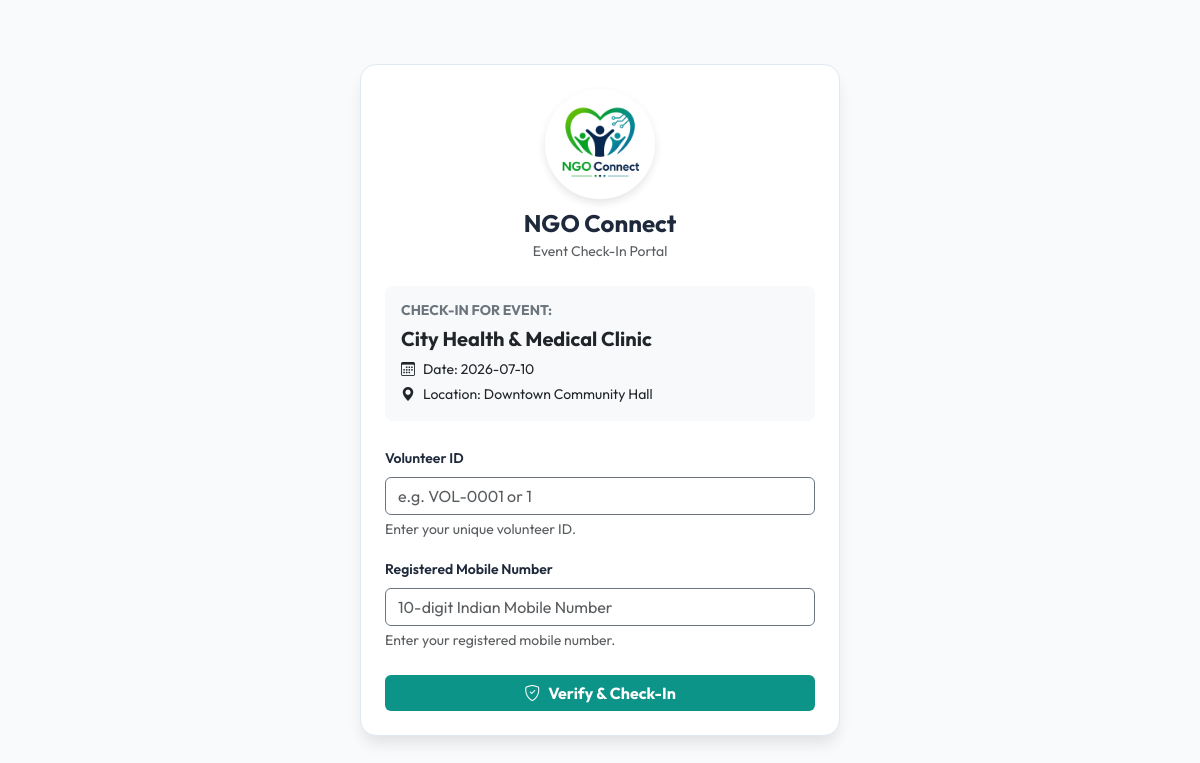
The app's page /attendance/scan/1 with its own data.
### models.py (models this page shows, shortened)
class Event(db.Model):
    __tablename__ = 'events'
    id = db.Column(db.Integer, primary_key=True)
    name = db.Column(db.String(150), nullable=False)
    description = db.Column(db.Text, nullable=False)
    category = db.Column(db.String(50), nullable=False)  # 'Medical Camp', 'Education', 'Disaster Relief', 'Food Drive', 'Fundraising', 'Environment', 'Other'
    date = db.Column(db.Date, nullable=False)
    time = db.Column(db.Time, nullable=False)
    venue = db.Column(db.String(150), nullable=False)
    required_volunteers = db.Column(db.Integer, nullable=False, default=1)
    status = db.Column(db.String(20), nullable=False, default='Upcoming')  # 'Upcoming', 'Completed', 'Closed'
    @property
    def assigned_count(self):
        if hasattr(self, '_assigned_count'):
            return self._assigned_count
        return VolunteerApplication.query.filter(
            VolunteerApplication.event_id == self.id,
            VolunteerApplication.status.in_(['Applied', 'Approved'])
        ).count()
    applications = db.relationship('VolunteerApplication', backref='event', lazy='dynamic', cascade="all, delete-orphan")
    attendance = db.relationship('Attendance', backref='event', lazy='dynamic', cascade="all, delete-orphan")
    allocations = db.relationship('ResourceAllocation', backref='event', lazy='dynamic', cascade="all, delete-orphan")
    certificates = db.relationship('Certificate', backref='event', lazy='dynamic', cascade="all, delete-orphan")

### app.py (the view, shortened to what this page needs)
@app.route('/attendance/scan/<int:event_id>', methods=['GET', 'POST'])
def scan_attendance(event_id):
    event = Event.query.get(event_id)
    if not event:
        return render_template('public_checkin.html', error="Invalid QR Code.", event=None)
    if event.status == 'Closed':
        return render_template('public_checkin.html', error="Event is not active.", event=event)
    if request.method == 'GET':
        return render_template(
            'public_checkin.html',
            event=event,
            success=False
        )

### app.py (called while the page is built, shortened)
@app.before_request
def check_session_role_sync():
    if current_user.is_authenticated:
        session['user_id'] = current_user.id
        session['user_role'] = current_user.role

def versioned_url_for(endpoint, **values):
    if endpoint == 'static':
        filename = values.get('filename')
        if filename:
            file_path = os.path.join(app.root_path, endpoint, filename)
            if os.path.exists(file_path):
                mtime = int(os.stat(file_path).st_mtime)
                values['v'] = mtime
    return url_for(endpoint, **values)

@app.context_processor
def override_url_for():
    return dict(url_for=versioned_url_for)

@app.after_request
def add_header(response):
    if response.content_type and ('text/html' in response.content_type or 'application/json' in response.content_type):
        response.headers["Cache-Control"] = "no-cache, no-store, must-revalidate, public, max-age=0"
        response.headers["Pragma"] = "no-cache"
        response.headers["Expires"] = "0"
    return response

@app.context_processor
def inject_global_vars():
    import pytz
    kolkata_tz = pytz.timezone('Asia/Kolkata')
    today_date = datetime.now(kolkata_tz).date().strftime('%Y-%m-%d')
    return {
        'unread_notifications_count': 0,
        'notifications_list': [],
        'today_date': today_date
    }

### templates/public_checkin.html (shortened to what this page needs)
<!DOCTYPE html>
<html lang="en" data-theme="light">
<head>
    <link href="https://cdn.jsdelivr.net/npm/bootstrap@5.3.0/dist/css/bootstrap.min.css" rel="stylesheet">
    <link href="https://cdn.jsdelivr.net/npm/bootstrap-icons@1.10.0/font/bootstrap-icons.css" rel="stylesheet">
</head>
<body>
    <div class="checkin-card p-4">
        <div class="text-center mb-4">
            <div class="logo-circle-public">
                <img src="{{ url_for('static', filename='images/logo.png') }}" alt="NGO Connect Logo">
            </div>
            <h4 class="fw-bold mb-0 mt-2">NGO Connect</h4>
            <span class="text-muted small">Event Check-In Portal</span>
        </div>
        {% if success %}
            <div class="text-center py-3">
                <span class="text-success fs-1 d-block mb-3"><i class="bi bi-check-circle-fill"></i></span>
                <h5 class="fw-bold text-success">Attendance Marked Successfully</h5>
                <hr class="my-4">
                <div class="text-start px-2">
                    <div class="mb-2"><strong>Volunteer Name:</strong> <span class="text-muted">{{ volunteer_name }}</span></div>
                    <div class="mb-2"><strong>Volunteer ID:</strong> <span class="text-muted">VOL-{{ "%04d" | format(volunteer_id) }}</span></div>
                    <div class="mb-2"><strong>Event Name:</strong> <span class="text-muted">{{ event.name }}</span></div>
                    <div class="mb-3"><strong>Check-In Time:</strong> <span class="text-muted">{{ checkin_time }}</span></div>
                </div>
                <div class="mt-4">
                    <a href="/login" class="btn btn-teal btn-sm px-4">Go to Portal Log In</a>
                </div>
            </div>
        {% else %}
            {% if event %}
                <div class="card bg-light border-0 p-3 mb-4 rounded-3 text-dark">
                    <h6 class="fw-bold mb-2 text-uppercase text-secondary small">Check-In for Event:</h6>
                    <h5 class="fw-bold text-teal mb-2">{{ event.name }}</h5>
                    <div class="small mb-1"><i class="bi bi-calendar3 me-2"></i>Date: {{ event.date.strftime('%Y-%m-%d') }}</div>
                    <div class="small"><i class="bi bi-geo-alt-fill me-2"></i>Location: {{ event.venue }}</div>
                </div>
                <form action="/attendance/scan/{{ event.id }}" method="POST">
                    <div class="mb-3">
                        <label for="volunteer_code" class="form-label fw-semibold small">Volunteer ID</label>
                        <input type="text" name="volunteer_code" id="volunteer_code" class="form-control border-secondary" placeholder="e.g. VOL-0001 or 1" required>
                        <div class="form-text text-muted small mt-1">Enter your unique volunteer ID.</div>
                    </div>
                    <div class="mb-4">
                        <label for="mobile_number" class="form-label fw-semibold small">Registered Mobile Number</label>
                        <input type="tel" name="mobile_number" id="mobile_number" class="form-control border-secondary" placeholder="10-digit Indian Mobile Number" required maxlength="10" minlength="10" inputmode="numeric" pattern="[6-9][0-9]{9}" oninput="this.value = this.value.replace(/[^0-9]/g, '').substring(0, 10);">
                        <div class="form-text text-muted small mt-1">Enter your registered mobile number.</div>
                    </div>
                    <button type="submit" class="btn btn-teal w-100 py-2.5 fw-bold"><i class="bi bi-shield-check me-2"></i>Verify & Check-In</button>
                </form>
            {% else %}
                <div class="text-center text-muted py-4">
                    <i class="bi bi-exclamation-triangle fs-1 d-block mb-3 text-warning"></i>
                    No event loaded. Please scan a valid check-in QR code.
                </div>
            {% endif %}
        {% endif %}
    </div>
</body>
</html>

### templates/public_checkin.html (style rules this page uses)
:root { --bg-color: #f8fafc; --text-color: #1e293b; --card-bg: #ffffff; --border-color: #e2e8f0; --primary-color: #0d9488; --primary-hover: #0f766e; }
body { background-color: var(--bg-color); color: var(--text-color); font-family: 'Outfit', sans-serif; min-height: 100vh; display: flex; align-items: center; justify-content: center; padding: 1.5rem; transition: all 0.3s ease; overflow-x: hidden; }
img { max-width: 100%; height: auto; }
.checkin-card { width: 100%; max-width: 480px; background-color: var(--card-bg); border: 1px solid var(--border-color); border-radius: 16px; box-shadow: 0 10px 15px -3px rgba(0, 0, 0, 0.1); overflow: hidden; box-sizing: border-box; }
.logo-circle-public { width: 110px; height: 110px; border-radius: 50%; overflow: hidden; display: flex; align-items: center; justify-content: center; border: 3px solid #ffffff; box-shadow: 0 4px 8px rgba(0, 0, 0, 0.1); background-color: #ffffff; margin: 0 auto 10px auto; transition: all 0.2s ease; }
.logo-circle-public img { width: 100%; height: 100%; object-fit: contain; }
.btn-teal { background-color: var(--primary-color); color: white; border: none; transition: all 0.2s ease; width: 100%; }
form input, form button { width: 100%; }

### records on screen
Event: name "City Health & Medical Clinic", date "2026-07-10", venue "Downtown Community Hall"
